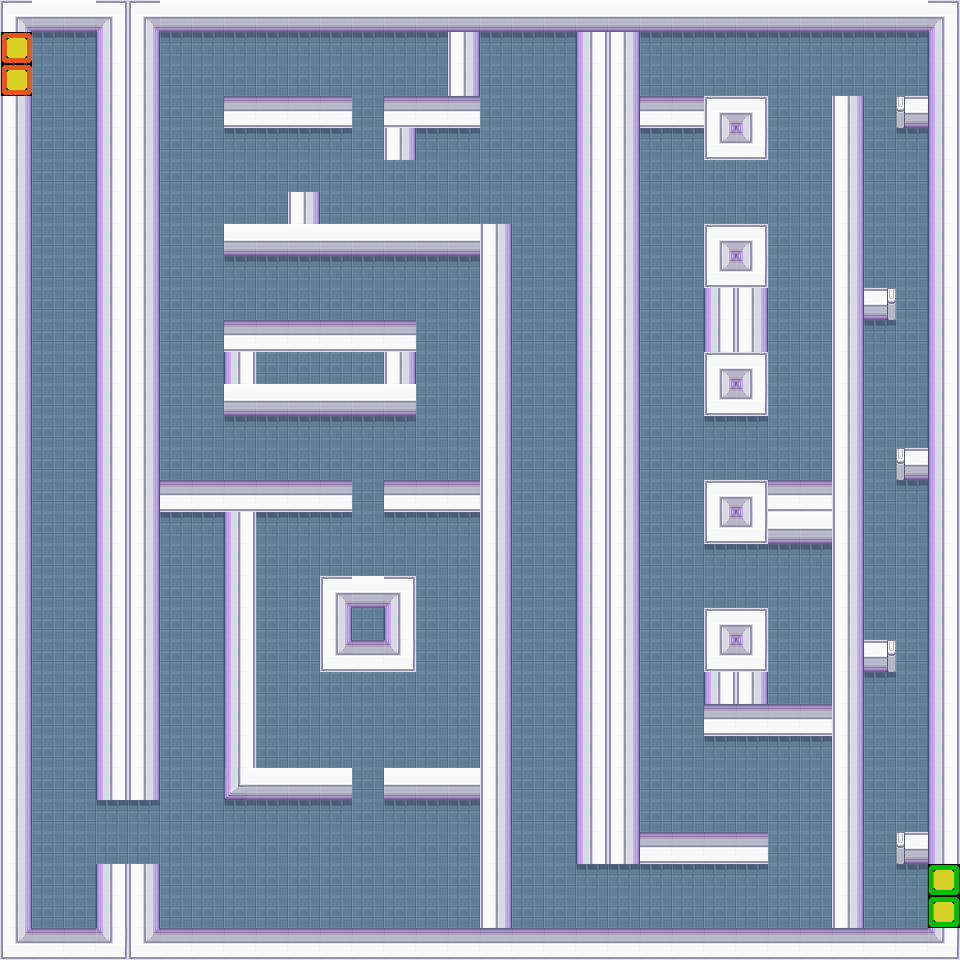

A level layout from a 2D game, rendered from its tile map. Below: a short description, then the map file with its tile-grid data intact:
An orthogonal 30x30 tile map with 32x32 px tiles, 1 tile layer (Tile Layer 1).

<map version="1.0" tiledversion="2017.11.22" orientation="orthogonal" renderorder="right-down" width="30" height="30" tilewidth="32" tileheight="32" infinite="0" nextobjectid="1">
 <tileset firstgid="1" source="map_tiles.tsx" />
 <layer name="Tile Layer 1" width="30" height="30">
  <data encoding="csv">
7,1,1,8,7,1,1,1,1,1,1,1,1,1,1,1,1,1,1,1,1,1,1,1,1,1,1,1,1,8,
15,6,6,4,9,6,6,6,6,6,6,6,6,6,9,6,6,6,4,9,6,6,6,6,6,6,6,6,6,4,
15,5,5,4,9,5,5,5,5,5,5,5,5,5,9,5,5,5,4,9,5,5,5,5,5,5,5,5,5,4,
9,5,5,4,9,5,5,10,10,10,10,5,10,10,10,5,5,5,4,9,10,10,7,8,5,5,9,5,13,4,
9,5,5,4,9,5,5,6,6,6,6,5,9,6,6,5,5,5,4,9,6,6,11,12,5,5,9,5,6,4,
9,5,5,4,9,5,5,5,5,5,5,5,5,5,5,5,5,5,4,9,5,5,5,5,5,5,9,5,5,4,
9,5,5,4,9,5,5,5,5,9,5,5,5,5,5,5,5,5,4,9,5,5,5,5,5,5,9,5,5,4,
9,5,5,4,9,5,5,1,1,1,1,1,1,1,1,9,5,5,4,9,5,5,7,8,5,5,9,5,5,4,
9,5,5,4,9,5,5,6,6,6,6,6,6,6,6,9,5,5,4,9,5,5,11,12,5,5,9,5,5,4,
9,5,5,4,9,5,5,5,5,5,5,5,5,5,5,9,5,5,4,9,5,5,4,9,5,5,9,14,5,4,
9,5,5,4,9,5,5,10,10,10,10,10,10,5,5,9,5,5,4,9,5,5,4,9,5,5,9,6,5,4,
9,5,5,4,9,5,5,4,5,5,5,5,9,5,5,9,5,5,4,9,5,5,7,8,5,5,9,5,5,4,
9,5,5,4,9,5,5,1,1,1,1,1,1,5,5,9,5,5,4,9,5,5,11,12,5,5,9,5,5,4,
9,5,5,4,9,5,5,6,6,6,6,6,6,5,5,9,5,5,4,9,5,5,6,6,5,5,9,5,5,4,
9,5,5,4,9,5,5,5,5,5,5,5,5,5,5,9,5,5,4,9,5,5,5,5,5,5,9,5,13,4,
9,5,5,4,9,10,10,10,10,10,10,5,10,10,10,9,5,5,4,9,5,5,7,8,10,10,9,5,6,4,
9,5,5,4,9,6,6,4,6,6,6,5,6,6,6,9,5,5,4,9,5,5,11,12,1,1,9,5,5,4,
9,5,5,4,9,5,5,4,5,5,5,5,5,5,5,9,5,5,4,9,5,5,6,6,6,6,9,5,5,4,
9,5,5,4,9,5,5,4,5,5,7,1,8,5,5,9,5,5,4,9,5,5,5,5,5,5,9,5,5,4,
9,5,5,4,9,5,5,4,5,5,9,5,4,5,5,9,5,5,4,9,5,5,7,8,5,5,9,5,5,4,
9,5,5,4,9,5,5,4,5,5,11,10,12,5,5,9,5,5,4,9,5,5,11,12,5,5,9,14,5,4,
9,5,5,4,9,5,5,4,5,5,5,5,5,5,5,9,5,5,4,9,5,5,4,9,5,5,9,6,5,4,
9,5,5,4,9,5,5,4,5,5,5,5,5,5,5,9,5,5,4,9,5,5,10,10,10,10,9,5,5,4,
9,5,5,4,9,5,5,4,5,5,5,5,5,5,5,9,5,5,4,9,5,5,6,6,6,6,9,5,5,4,
9,5,5,4,9,5,5,3,1,1,1,5,1,1,1,9,5,5,4,9,5,5,5,5,5,5,9,5,5,4,
9,5,5,6,6,5,5,6,6,6,6,5,6,6,6,9,5,5,4,9,5,5,5,5,5,5,9,5,5,4,
9,5,5,5,5,5,5,5,5,5,5,5,5,5,5,9,5,5,4,9,10,10,10,10,5,5,9,5,13,4,
9,5,5,4,9,5,5,5,5,5,5,5,5,5,5,9,5,5,6,6,6,6,6,6,5,5,9,5,6,16,
9,5,5,4,9,5,5,5,5,5,5,5,5,5,5,9,5,5,5,5,5,5,5,5,5,5,9,5,5,16,
11,10,10,12,11,10,10,10,10,10,10,10,10,10,10,10,10,10,10,10,10,10,10,10,10,10,10,10,10,12
</data>
 </layer>
</map>
